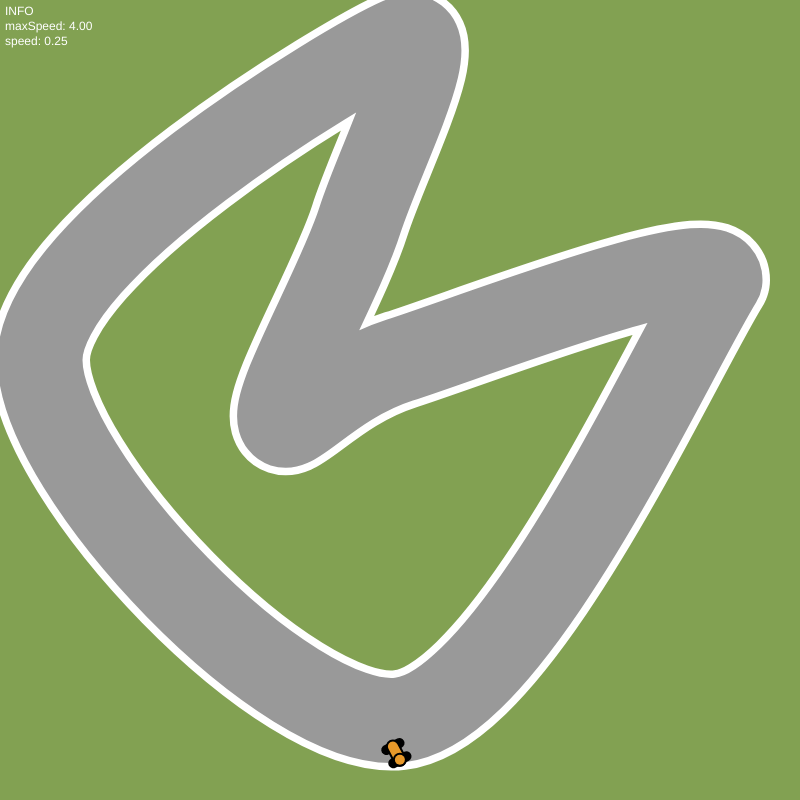
Frame 1 (no input)
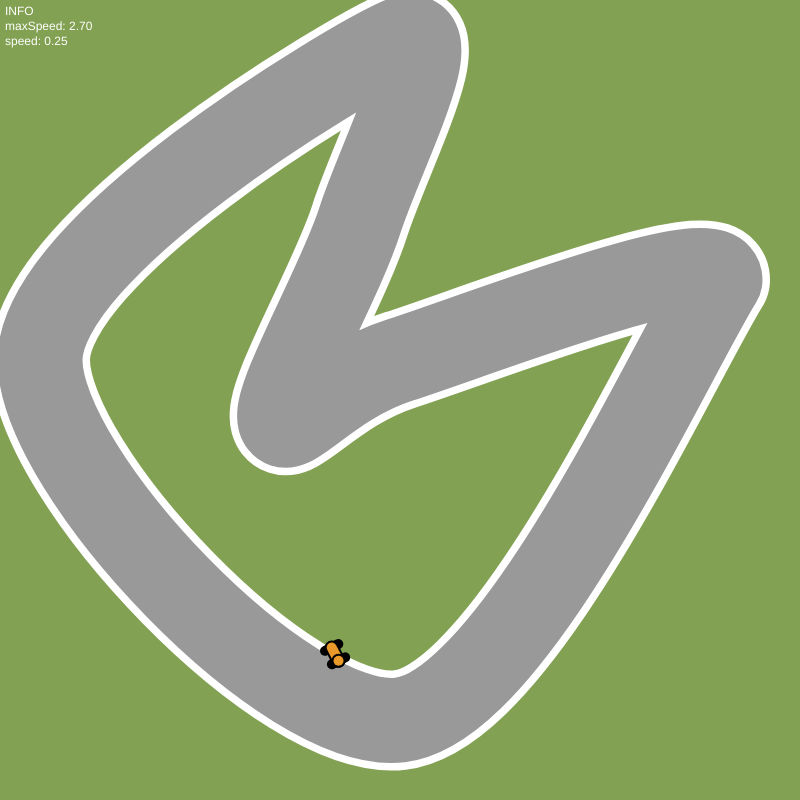
Frame 60 (no input)
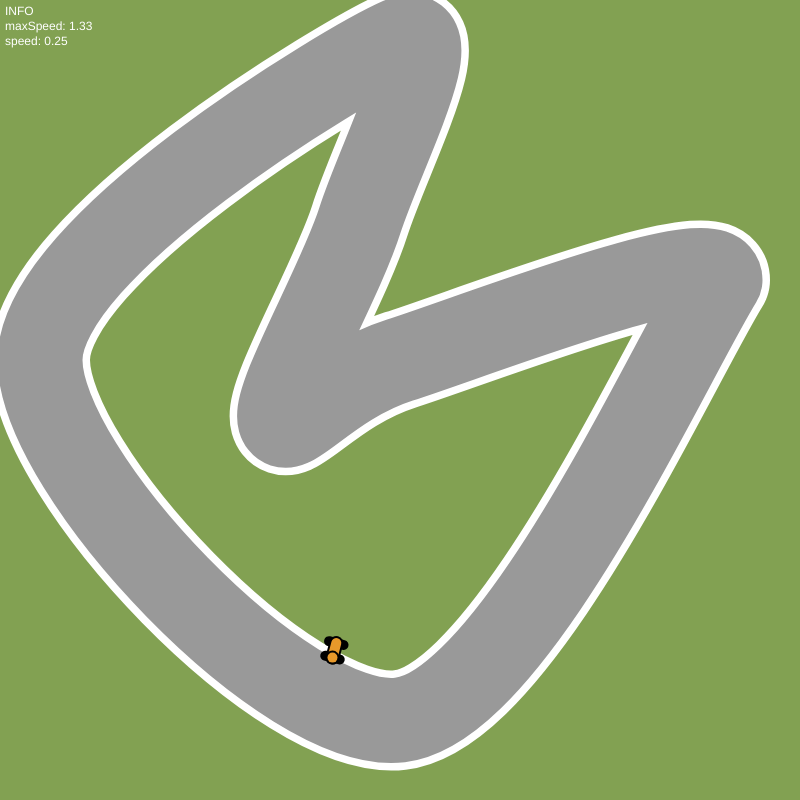
Frame 120 (the mouse pressed at the canvas centre since frame 60)

The p5.js sketch that drew these frames (run headless with seeded random() and noise() and a simulated clock; from frame 60 on, the mouse is pressed at the canvas centre):

// p5.js sketch
// ── sketch.js
const CONFIG = {
	width: 800,
	height: 800,
	track: {
		outerWidth: 100,
		innerWidth: 85,
		halfWidth: 42.5,
		outerColor: "#ffffff",
		innerColor: "#999999"
	},
	car: {
		accel: 0.25,
		maxSpeed: 4, // 800 * 0.005
		friction: 1,
		brakeSpeed: 0.05,
		brakingMaxSpeed: 1.33, // maxSpeed / 3
		frontLen: 15,
		sideLen: 15,
		color: "#e8992a",
		outlineColor: "#000000"
	},
	bg: "#82a152"
};

class Track {
	constructor(points, density = 0.02) {
		this.controlPoints = points;
		this.density = density;
		this.precomputedPoints = [];
		this.precompute();
	}

	precompute() {
		this.precomputedPoints = [];
		const segmentCount = this.controlPoints.length - 3;

		for (let i = 0; i < segmentCount; i++) {
			for (let t = 0; t <= 1; t += this.density) {
				const x = curvePoint(
					this.controlPoints[i].x,
					this.controlPoints[i + 1].x,
					this.controlPoints[i + 2].x,
					this.controlPoints[i + 3].x,
					t
				);
				const y = curvePoint(
					this.controlPoints[i].y,
					this.controlPoints[i + 1].y,
					this.controlPoints[i + 2].y,
					this.controlPoints[i + 3].y,
					t
				);
				this.precomputedPoints.push(createVector(x, y));
			}
		}
	}

	getClosestPoint(x, y) {
		let closest = this.precomputedPoints[0];
		let minDist = dist(x, y, closest.x, closest.y);

		for (const point of this.precomputedPoints) {
			const d = dist(x, y, point.x, point.y);
			if (d < minDist) {
				minDist = d;
				closest = point;
			}
		}

		return { point: closest, distance: minDist };
	}

	draw() {
		// Outer track
		stroke(CONFIG.track.outerColor);
		strokeWeight(CONFIG.track.outerWidth);
		this.drawCurve();

		// Inner track
		stroke(CONFIG.track.innerColor);
		strokeWeight(CONFIG.track.innerWidth);
		this.drawCurve();
	}

	drawCurve() {
		beginShape();
		noFill();
		for (const point of this.controlPoints) {
			curveVertex(point.x, point.y);
		}
		endShape();
	}
}

class Car {
	constructor(x, y) {
		this.pos = createVector(x, y);
		this.vel = createVector(0, 0);
		this.braking = false;
		this.maxSpeed = CONFIG.car.maxSpeed;
	}

	update(targetX, targetY) {
		this.updateMaxSpeed();
		this.applyFriction();
		this.moveTowards(targetX, targetY);
		this.limitSpeed();
		this.pos.add(this.vel);
	}

	updateMaxSpeed() {
		if (this.braking) {
			this.maxSpeed = max(
				this.maxSpeed - CONFIG.car.brakeSpeed,
				CONFIG.car.brakingMaxSpeed
			);
		} else {
			this.maxSpeed = min(
				this.maxSpeed + CONFIG.car.brakeSpeed,
				CONFIG.car.maxSpeed
			);
		}
	}

	applyFriction() {
		this.vel.mult(CONFIG.car.friction);
	}

	moveTowards(targetX, targetY) {
		const toTarget = createVector(targetX - this.pos.x, targetY - this.pos.y);
		const distance = toTarget.mag();

		if (distance > this.maxSpeed) {
			toTarget.normalize();
			toTarget.mult(CONFIG.car.accel);
			this.vel.add(toTarget);
		}
	}

	limitSpeed() {
		const speed = this.vel.mag();
		if (speed > this.maxSpeed) {
			this.vel.setMag(this.maxSpeed);
		}
	}

	constrainToTrack(track) {
		const { point: closest, distance } = track.getClosestPoint(this.pos.x, this.pos.y);

		if (distance > CONFIG.track.halfWidth) {
			const fromEdge = p5.Vector.sub(this.pos, closest);
			fromEdge.setMag(CONFIG.track.halfWidth);

			this.pos = p5.Vector.add(closest, fromEdge);

			// Collision triggers braking
			this.setBraking(true);

			// Optional: further reduce velocity on impact
			this.vel.mult(0.5);
		} else {
			// Not touching wall, release braking if mouse isn't pressed
			// Only if you want braking to come from wall or manual input
			if (!mouseIsPressed) this.setBraking(false);
		}
	}


	draw(targetX, targetY) {
		const toTarget = createVector(targetX - this.pos.x, targetY - this.pos.y);
		const distance = toTarget.mag();

		if (distance > 0) {
			toTarget.normalize();
			this.drawBody(toTarget);
		}

		this.drawCenter();
	}

	drawBody(direction) {
		const front = p5.Vector.mult(direction, CONFIG.car.frontLen).add(this.pos);
		const perp = createVector(-direction.y, direction.x);
		const half = p5.Vector.mult(perp, CONFIG.car.sideLen / 2);

		// Draw front and back bars
		stroke(CONFIG.car.outlineColor);
		strokeWeight(10);
		line(front.x - half.x, front.y - half.y, front.x + half.x, front.y + half.y);
		line(this.pos.x - half.x, this.pos.y - half.y, this.pos.x + half.x, this.pos.y + half.y);

		// Draw center line
		strokeWeight(14);
		line(this.pos.x, this.pos.y, front.x, front.y);

		stroke(CONFIG.car.color);
		strokeWeight(10);
		line(this.pos.x, this.pos.y, front.x, front.y);
	}

	drawCenter() {
		stroke(CONFIG.car.outlineColor);
		strokeWeight(14);
		point(this.pos.x, this.pos.y);

		stroke(CONFIG.car.color);
		strokeWeight(10);
		point(this.pos.x, this.pos.y);
	}

	setBraking(isBraking) {
		this.braking = isBraking;
	}

	getSpeed() {
		return this.vel.mag();
	}
}

class DebugUI {
	static draw(car) {
		noStroke();
		fill(255);
		text("INFO", 5, 15);
		text(`maxSpeed: ${car.maxSpeed.toFixed(2)}`, 5, 30);
		text(`speed: ${car.getSpeed().toFixed(2)}`, 5, 45);
	}
}

// Game state
let track;
let car;

function setup() {
	createCanvas(CONFIG.width, CONFIG.height);

	const points = [
		createVector(CONFIG.width * 0.5, CONFIG.width * 0.75),
		createVector(CONFIG.width * 0.9, CONFIG.width * 0.35),
		createVector(CONFIG.width * 0.5, CONFIG.width * 0.45),
		createVector(CONFIG.width * 0.35, CONFIG.width * 0.525),
		createVector(CONFIG.width * 0.45, CONFIG.width * 0.275),
		createVector(CONFIG.width * 0.5, CONFIG.width * 0.05),
		createVector(CONFIG.width * 0.05, CONFIG.width * 0.45),
		createVector(CONFIG.width * 0.5, CONFIG.width * 0.9),
		createVector(CONFIG.width * 0.9, CONFIG.width * 0.35),
		createVector(CONFIG.width * 0.9, CONFIG.width * 0.25)
	];

	track = new Track(points);
	car = new Car(CONFIG.width * 0.5, CONFIG.width * 0.95);
}

function draw() {
	background(CONFIG.bg);
	cursor(CROSS);

	track.draw();

	car.update(mouseX, mouseY);
	car.constrainToTrack(track);
	car.draw(mouseX, mouseY);

	DebugUI.draw(car);
}

function mousePressed() {
	car.setBraking(true);
}

function mouseReleased() {
	car.setBraking(false);
}
